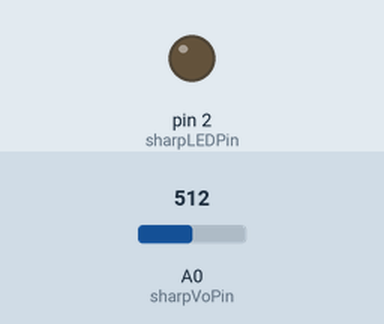
Bench run of a sketch on a simulated Arduino Uno, built with avr-gcc and run on an emulated ATmega328P. Shown: output pins drawn as LEDs (lit = HIGH). The inputs (shaded band) are chosen by the test bench; at power-on: A0 (sharpVoPin) = 512. What the sketch prints to the serial monitor is not drawn.

Above: at 2.05 s.
At 2.95 s:
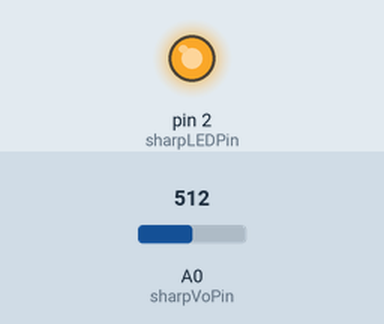
Timing chart, 0 to 5.0 s (numbered marks = the images above):
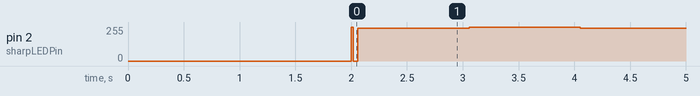

The sketch:

sharp_gp2y1014au0f_demo.ino
```cpp
/////////////////////////////////////////////////////////////////////////////
// Sharp GP2Y1014AU0F Dust Sensor Demo
//
// Board Connection:
//   GP2Y1014    Arduino
//   V-LED       Between R1 and C1
//   LED-GND     C1 and GND
//   LED         Pin 7
//   S-GND       GND
//   Vo          A5
//   Vcc         5V
//
// Serial monitor setting:
//   9600 baud
/////////////////////////////////////////////////////////////////////////////

// Arduino pin numbers.
const int sharpLEDPin = 2;   // Arduino digital pin 7 connect to sensor LED.
const int sharpVoPin = A0;   // Arduino analog pin 5 connect to sensor Vo.

// For averaging last N raw voltage readings.
#define N 100

// Set the typical output voltage in Volts when there is zero dust.
static float Voc = 0.6;

// Use the typical sensitivity in units of V per 100ug/m3.
const float K = 0.11;

/////////////////////////////////////////////////////////////////////////////

// Arduino setup function.
void setup() {
  // Set LED pin for output.
  pinMode(sharpLEDPin, OUTPUT);

  // Start the hardware serial port for the serial monitor.
  Serial.begin(9600);

  // Wait two seconds for startup.
  delay(2000);
  Serial.println("");
  Serial.println("GP2Y1014AU0F Demo");
  Serial.println("=================");
}

// Arduino main loop.
void loop() {

  float dustDensity = getDustDensity(sharpLEDPin, sharpVoPin);
  Serial.println("DustDensity " + String(dustDensity) + " ug/m3");
  delay(1000);

}

static unsigned long cur_mil;
static unsigned long pre_mil;
float getDustDensity(int sharpLEDPin, int sharpVoPin) {
  unsigned long VoRawTotal = 0;
  int VoRawCount = 0;
  while (true) {
    cur_mil = millis();
    // Wait for remainder of the 10ms cycle
    if (cur_mil - pre_mil >= 10) {
      // Turn on the dust sensor LED by setting digital pin LOW.
      digitalWrite(sharpLEDPin, LOW);
      // Wait 0.28ms before taking a reading of the output voltage as per spec.
      delayMicroseconds(280);
      // Record the output voltage. This operation takes around 100 microseconds.
      int VoRaw = analogRead(sharpVoPin);
      // Turn the dust sensor LED off by setting digital pin HIGH.
      digitalWrite(sharpLEDPin, HIGH);

      VoRawTotal += VoRaw;
      VoRawCount++;
      pre_mil = cur_mil;

      if ( VoRawCount >= N ) {
        return calculateDustDensity(1.0 * VoRawTotal / N);
      }
    }
  }
}

float calculateDustDensity(float aVo) {
  // Compute the output voltage in Volts.
  float Vo = aVo / 1024.0 * 5.0;

  // Convert to Dust Density in units of ug/m3.
  float dV = Vo - Voc;
  if ( dV < 0 ) {
    dV = 0;
    Voc = Vo;
  }
  float dustDensity = dV / K * 100.0;
  return dustDensity;
}
```
